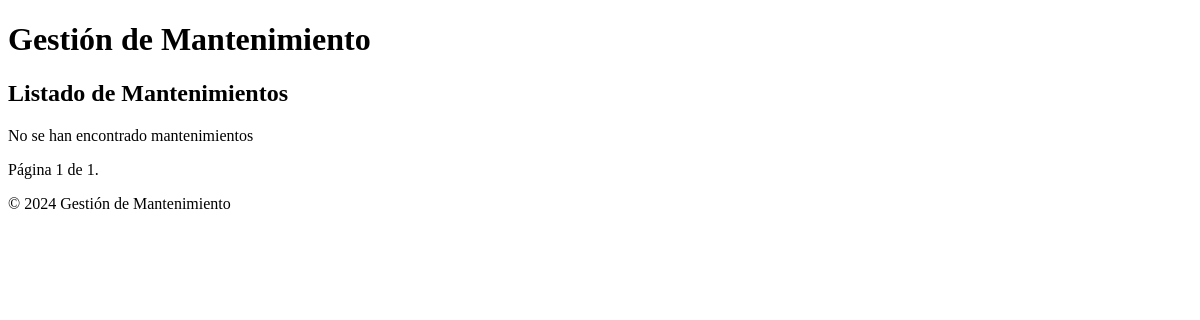
The page /mantenimiento/ on the database as committed earlier.
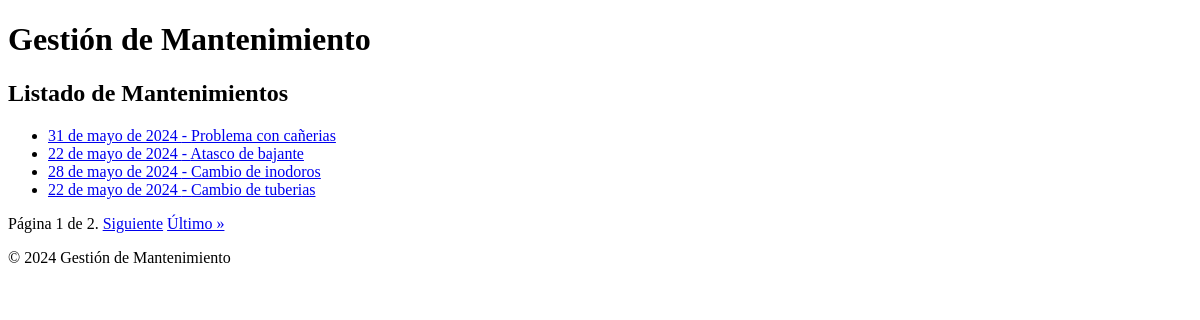
The same page on the database as committed later.
### mantenimiento/models.py (models this page shows, shortened)
class Mantenimiento(models.Model):
    fecha = models.DateField()
    descripcion = models.TextField()
    edificio = models.ForeignKey(Edificio, on_delete=models.CASCADE)
    tecnico = models.ForeignKey(Tecnico, on_delete=models.CASCADE)

### mantenimiento/views.py (the view)
# urls.py: path('', views.ListadoMantenimientosView.as_view(), name='listado_mantenimientos'),
class ListadoMantenimientosView(generic.ListView):
    model = Mantenimiento
    context_object_name = 'mantenimientos'
    template_name = 'mantenimiento/listado_mantenimientos.html'
    paginate_by = 4

### mantenimiento/templates/mantenimiento/listado_mantenimientos.html (shortened to what this page needs)
{% extends "mantenimiento/base.html" %}
{% block content %}
    <h2>Listado de Mantenimientos</h2>
    {% if mantenimientos %}
        <ul>
            {% for mantenimiento in mantenimientos %}
            <li>
                <a href="{% url 'mantenimiento:detalle_mantenimiento' mantenimiento.pk %}">
                    {{ mantenimiento.fecha }} - {{ mantenimiento.descripcion }}
                </a>
            </li>
            {% endfor %}
        </ul>
    {% else %}
        <p> No se han encontrado mantenimientos </p>
    {% endif %}
    <div class="pagination">
        <span class="step-links">
            <span class="current">
                Página {{ page_obj.number }} de {{ page_obj.paginator.num_pages }}.
            </span>
            {% if page_obj.has_next %}
                <a href="?page={{ page_obj.next_page_number }}">Siguiente</a>
                <a href="?page={{ page_obj.paginator.num_pages }}">Último &raquo;</a>
            {% endif %}
        </span>
    </div>
{% endblock %}

Rows that differ between the two databases and show on the page:
added Mantenimiento: fecha "31 de mayo de 2024", descripcion "Problema con cañerias"
added Mantenimiento: fecha "22 de mayo de 2024", descripcion "Atasco de bajante"
added Mantenimiento: fecha "28 de mayo de 2024", descripcion "Cambio de inodoros"
added Mantenimiento: fecha "22 de mayo de 2024", descripcion "Cambio de tuberias"
Other text that changed with them:
{{ page_obj.paginator.num_pages }}: "1" → "2"
text no longer shown: "No se han encontrado mantenimientos"
text now shown: "Siguiente Último »"
